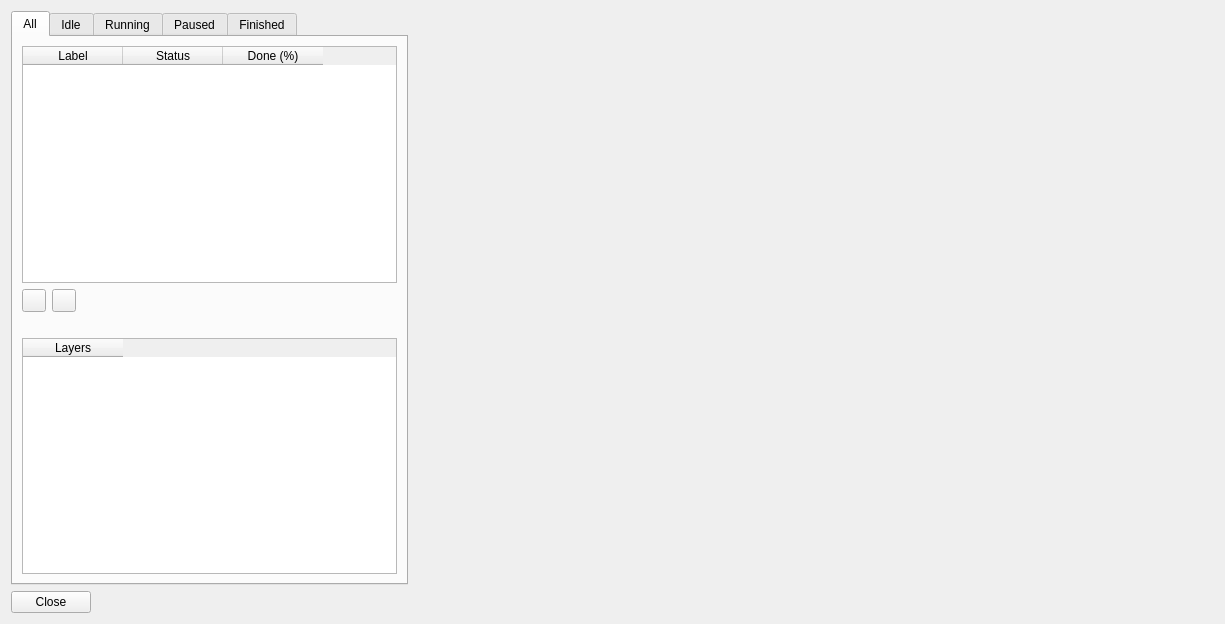
<?xml version="1.0" encoding="UTF-8"?>
<ui version="4.0">
 <class>SimulationManagerDialog</class>
 <widget class="QWidget" name="SimulationManagerDialog">
  <property name="geometry">
   <rect>
    <x>0</x>
    <y>0</y>
    <width>1225</width>
    <height>624</height>
   </rect>
  </property>
  <property name="windowTitle">
   <string>Simulation Manager</string>
  </property>
  <layout class="QHBoxLayout" name="horizontalLayout" stretch="1,2">
   <item>
    <layout class="QVBoxLayout" name="verticalLayout">
     <item>
      <widget class="QTabWidget" name="tabWidget">
       <property name="currentIndex">
        <number>0</number>
       </property>
       <widget class="QWidget" name="tabAll">
        <attribute name="title">
         <string>All</string>
        </attribute>
        <layout class="QVBoxLayout" name="verticalLayout_2">
         <item>
          <widget class="QTableWidget" name="tblAll">
           <property name="editTriggers">
            <set>QAbstractItemView::NoEditTriggers</set>
           </property>
           <property name="alternatingRowColors">
            <bool>true</bool>
           </property>
           <property name="selectionMode">
            <enum>QAbstractItemView::SingleSelection</enum>
           </property>
           <property name="selectionBehavior">
            <enum>QAbstractItemView::SelectRows</enum>
           </property>
           <attribute name="verticalHeaderVisible">
            <bool>false</bool>
           </attribute>
           <column>
            <property name="text">
             <string>Label</string>
            </property>
           </column>
           <column>
            <property name="text">
             <string>Status</string>
            </property>
           </column>
           <column>
            <property name="text">
             <string>Done (%)</string>
            </property>
           </column>
          </widget>
         </item>
         <item>
          <layout class="QHBoxLayout" name="horizontalLayout_5">
           <item>
            <widget class="QToolButton" name="btnResume">
             <property name="toolTip">
              <string>Start/Resume simulation</string>
             </property>
             <property name="text">
              <string/>
             </property>
             <property name="icon">
              <iconset resource="../../icons.qrc">
               <normaloff>:/icons/media-playback-start.png</normaloff>:/icons/media-playback-start.png</iconset>
             </property>
            </widget>
           </item>
           <item>
            <widget class="QToolButton" name="btnPause">
             <property name="toolTip">
              <string>Pause simulation</string>
             </property>
             <property name="text">
              <string/>
             </property>
             <property name="icon">
              <iconset resource="../../icons.qrc">
               <normaloff>:/icons/media-playback-pause.png</normaloff>:/icons/media-playback-pause.png</iconset>
             </property>
            </widget>
           </item>
           <item>
            <spacer name="horizontalSpacer_2">
             <property name="orientation">
              <enum>Qt::Horizontal</enum>
             </property>
             <property name="sizeHint" stdset="0">
              <size>
               <width>40</width>
               <height>20</height>
              </size>
             </property>
            </spacer>
           </item>
          </layout>
         </item>
         <item>
          <spacer name="verticalSpacer">
           <property name="orientation">
            <enum>Qt::Vertical</enum>
           </property>
           <property name="sizeType">
            <enum>QSizePolicy::Fixed</enum>
           </property>
           <property name="sizeHint" stdset="0">
            <size>
             <width>20</width>
             <height>20</height>
            </size>
           </property>
          </spacer>
         </item>
         <item>
          <widget class="QTableWidget" name="tblLayers">
           <property name="editTriggers">
            <set>QAbstractItemView::NoEditTriggers</set>
           </property>
           <property name="alternatingRowColors">
            <bool>true</bool>
           </property>
           <property name="selectionMode">
            <enum>QAbstractItemView::SingleSelection</enum>
           </property>
           <property name="selectionBehavior">
            <enum>QAbstractItemView::SelectRows</enum>
           </property>
           <attribute name="verticalHeaderVisible">
            <bool>false</bool>
           </attribute>
           <column>
            <property name="text">
             <string>Layers</string>
            </property>
           </column>
          </widget>
         </item>
        </layout>
       </widget>
       <widget class="QWidget" name="tabIdle">
        <attribute name="title">
         <string>Idle</string>
        </attribute>
        <layout class="QVBoxLayout" name="verticalLayout_3">
         <item>
          <widget class="QTableWidget" name="tblIdle">
           <property name="editTriggers">
            <set>QAbstractItemView::NoEditTriggers</set>
           </property>
           <property name="alternatingRowColors">
            <bool>true</bool>
           </property>
           <property name="selectionMode">
            <enum>QAbstractItemView::SingleSelection</enum>
           </property>
           <property name="selectionBehavior">
            <enum>QAbstractItemView::SelectRows</enum>
           </property>
           <attribute name="verticalHeaderVisible">
            <bool>false</bool>
           </attribute>
           <column>
            <property name="text">
             <string>Label</string>
            </property>
           </column>
           <column>
            <property name="text">
             <string>Done (%)</string>
            </property>
           </column>
          </widget>
         </item>
        </layout>
       </widget>
       <widget class="QWidget" name="tabRunning">
        <attribute name="title">
         <string>Running</string>
        </attribute>
        <layout class="QVBoxLayout" name="verticalLayout_4">
         <item>
          <widget class="QTableWidget" name="tblRunning">
           <property name="editTriggers">
            <set>QAbstractItemView::NoEditTriggers</set>
           </property>
           <property name="alternatingRowColors">
            <bool>true</bool>
           </property>
           <property name="selectionMode">
            <enum>QAbstractItemView::SingleSelection</enum>
           </property>
           <property name="selectionBehavior">
            <enum>QAbstractItemView::SelectRows</enum>
           </property>
           <attribute name="verticalHeaderVisible">
            <bool>false</bool>
           </attribute>
           <column>
            <property name="text">
             <string>Label</string>
            </property>
           </column>
           <column>
            <property name="text">
             <string>Done (%)</string>
            </property>
           </column>
          </widget>
         </item>
        </layout>
       </widget>
       <widget class="QWidget" name="tabPaused">
        <attribute name="title">
         <string>Paused</string>
        </attribute>
        <layout class="QVBoxLayout" name="verticalLayout_6">
         <item>
          <widget class="QTableWidget" name="tblPaused">
           <property name="editTriggers">
            <set>QAbstractItemView::NoEditTriggers</set>
           </property>
           <property name="alternatingRowColors">
            <bool>true</bool>
           </property>
           <property name="selectionMode">
            <enum>QAbstractItemView::SingleSelection</enum>
           </property>
           <property name="selectionBehavior">
            <enum>QAbstractItemView::SelectRows</enum>
           </property>
           <attribute name="verticalHeaderVisible">
            <bool>false</bool>
           </attribute>
           <column>
            <property name="text">
             <string>Label</string>
            </property>
           </column>
           <column>
            <property name="text">
             <string>Done (%)</string>
            </property>
           </column>
          </widget>
         </item>
        </layout>
       </widget>
       <widget class="QWidget" name="tabFinished">
        <attribute name="title">
         <string>Finished</string>
        </attribute>
        <layout class="QVBoxLayout" name="verticalLayout_5">
         <item>
          <widget class="QTableWidget" name="tblFinished">
           <property name="editTriggers">
            <set>QAbstractItemView::NoEditTriggers</set>
           </property>
           <property name="alternatingRowColors">
            <bool>true</bool>
           </property>
           <property name="selectionMode">
            <enum>QAbstractItemView::SingleSelection</enum>
           </property>
           <property name="selectionBehavior">
            <enum>QAbstractItemView::SelectRows</enum>
           </property>
           <attribute name="verticalHeaderVisible">
            <bool>false</bool>
           </attribute>
           <column>
            <property name="text">
             <string>Label</string>
            </property>
           </column>
          </widget>
         </item>
        </layout>
       </widget>
      </widget>
     </item>
     <item>
      <layout class="QHBoxLayout" name="horizontalLayout_2">
       <item>
        <widget class="QPushButton" name="btnClose">
         <property name="text">
          <string>Close</string>
         </property>
         <property name="icon">
          <iconset resource="../../icons.qrc">
           <normaloff>:/icons/dialog-close.png</normaloff>:/icons/dialog-close.png</iconset>
         </property>
        </widget>
       </item>
       <item>
        <spacer name="horizontalSpacer">
         <property name="orientation">
          <enum>Qt::Horizontal</enum>
         </property>
         <property name="sizeHint" stdset="0">
          <size>
           <width>40</width>
           <height>20</height>
          </size>
         </property>
        </spacer>
       </item>
      </layout>
     </item>
    </layout>
   </item>
   <item>
    <widget class="QVTKWidget" name="vtkWidget">
     <property name="minimumSize">
      <size>
       <width>800</width>
       <height>600</height>
      </size>
     </property>
    </widget>
   </item>
  </layout>
 </widget>
 <customwidgets>
  <customwidget>
   <class>QVTKWidget</class>
   <extends>QWidget</extends>
   <header>QVTKWidget.h</header>
  </customwidget>
 </customwidgets>
 <resources>
  <include location="../../icons.qrc"/>
 </resources>
 <connections/>
</ui>
